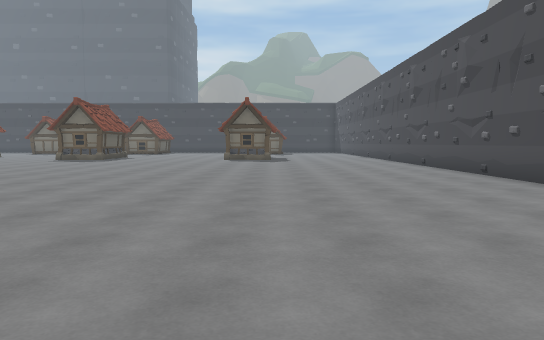
[1] (above)

21 first-person views from a walk through a scene from a Unity 3-D project. The camera is 1.4 m above the floor, tilts 4° down and sees 70° across. The floor is counted in squares, 2 m on a side. Each view is taken from the middle of a square. On the plan, view 1 faces up. The plan holds only what a view shows up to about 11 squares ahead; the rest is blank. The place goes on beyond the plan. The player character is not drawn. Some animated figures are left out.

[2]
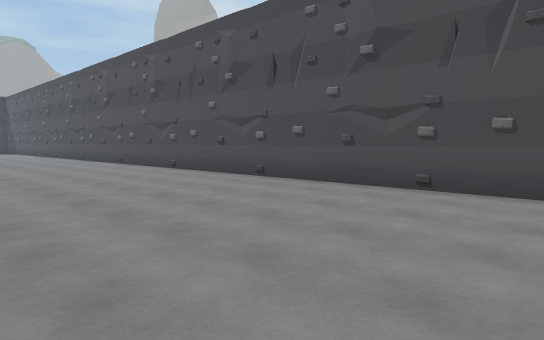

[3]
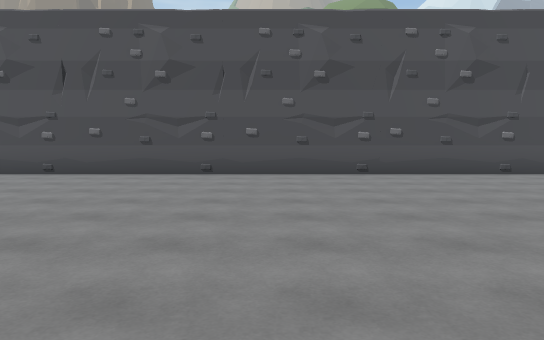

[4]
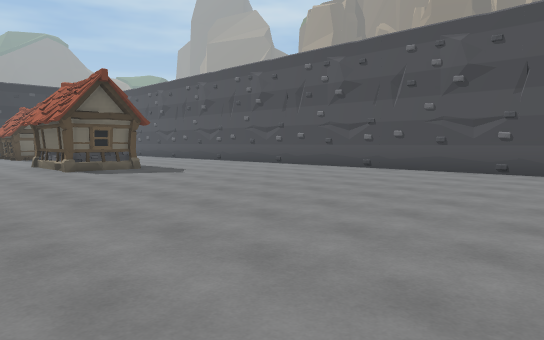

[5]
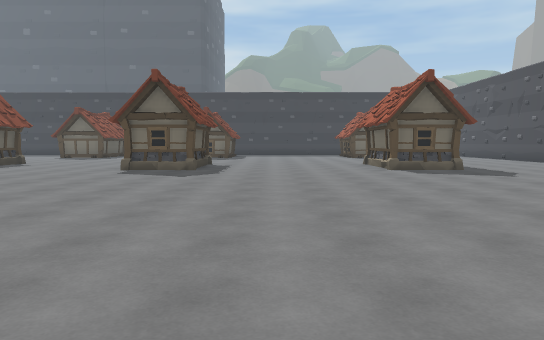

[6]
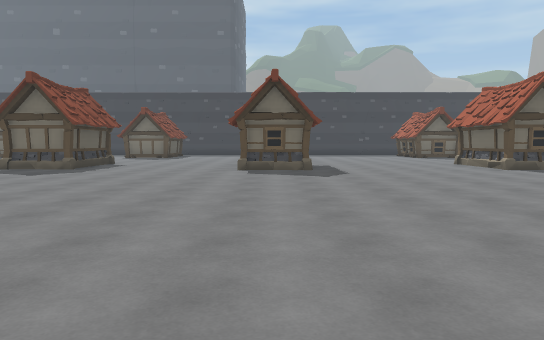

[7]
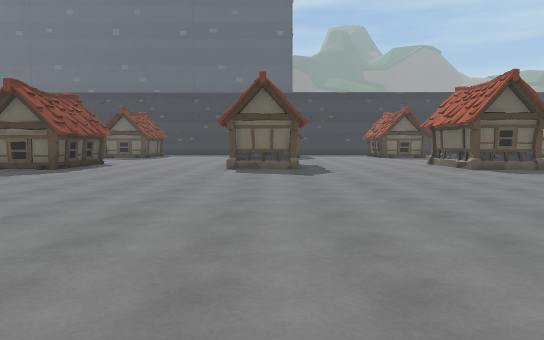

[8]
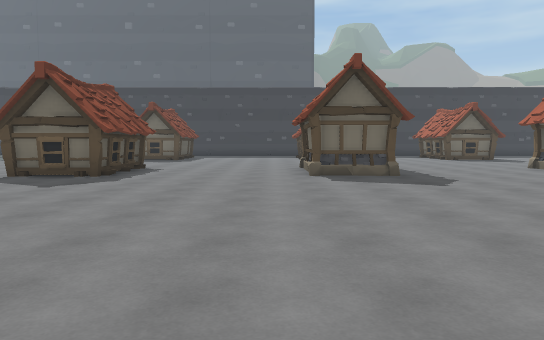

[9]
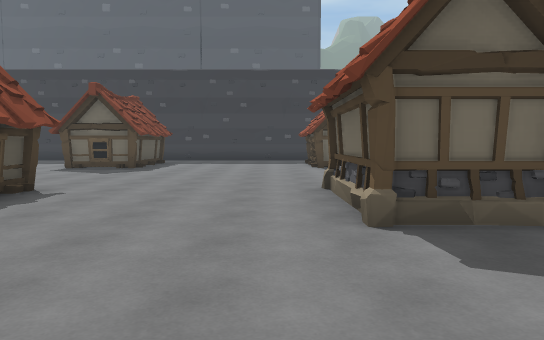

[10]
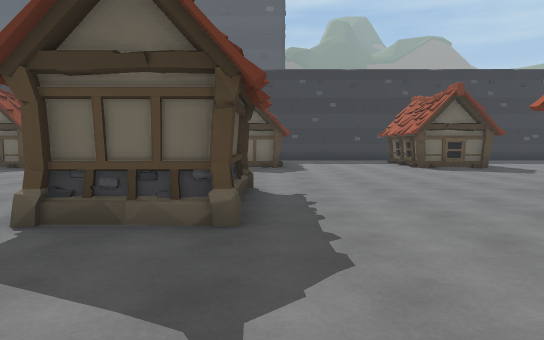

[11]
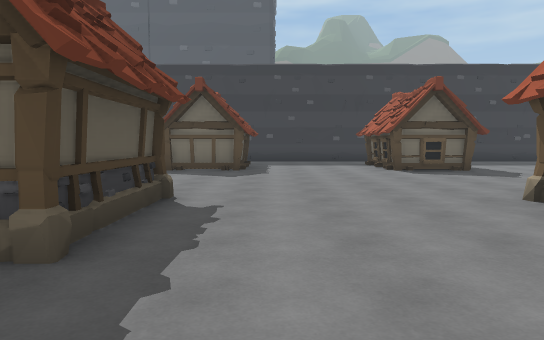

[12]
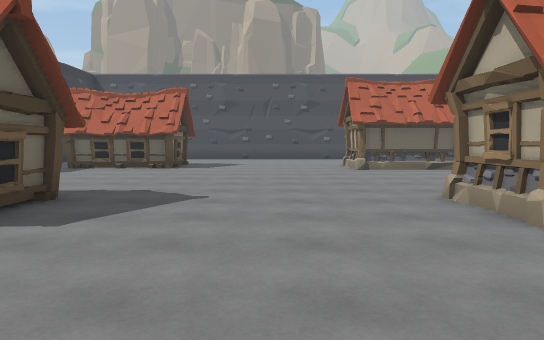

[13]
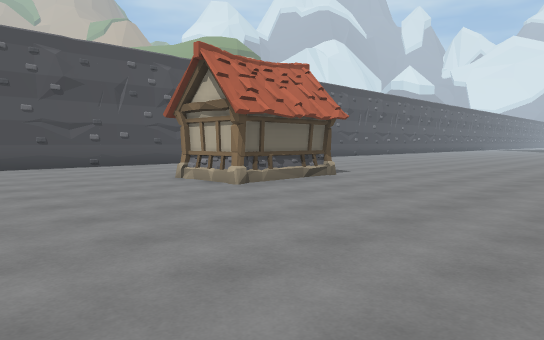

[14]
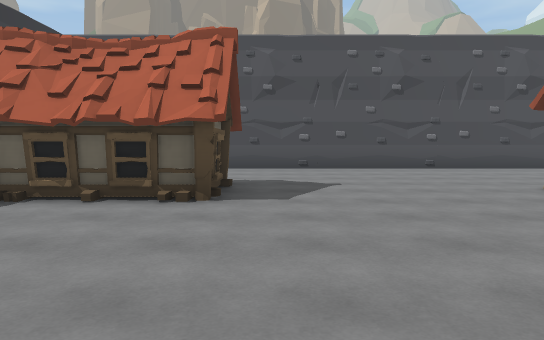

[15]
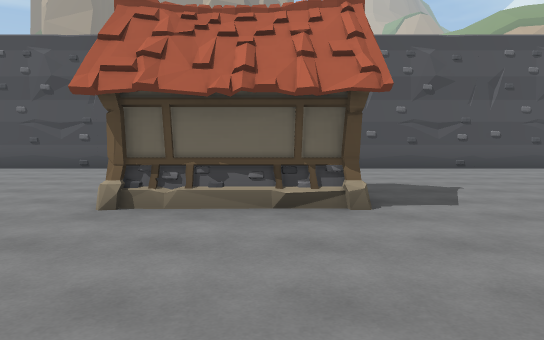

[16]
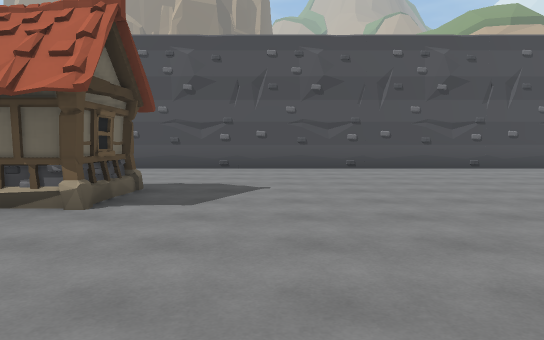

[17]
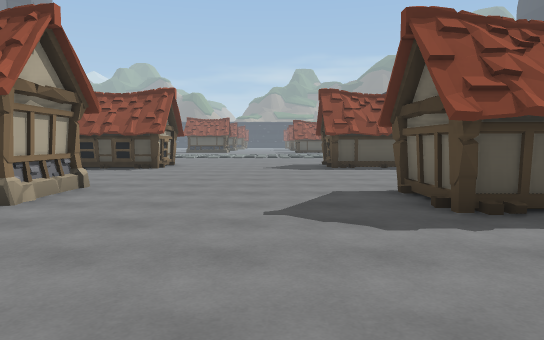

[18]
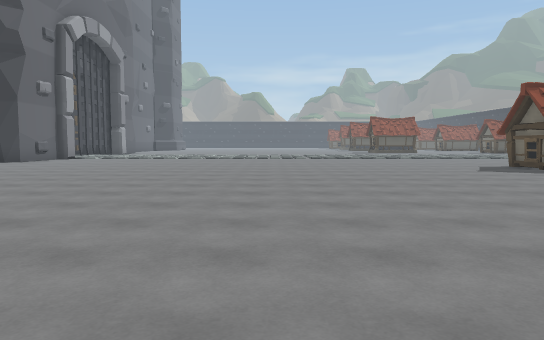

[19]
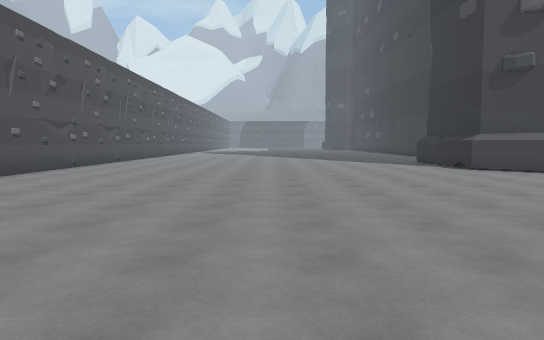

[20]
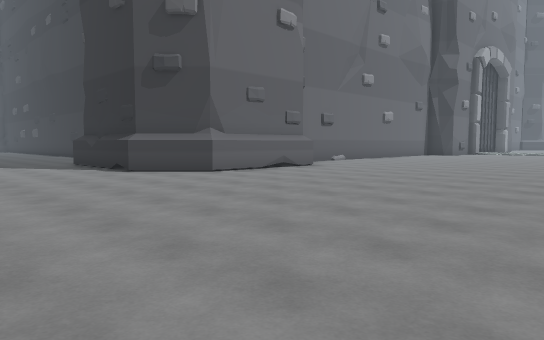

[21]
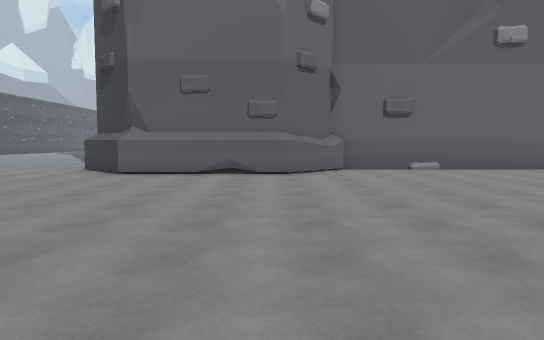

### Floor plan
Points are (right, up) in squares from view 1. A wall is a line through its corners. A room is listed if a view was taken in it or the views show most of it. See-through windows are left out.
Room 1 (views 1, 2, 3, 4, 5, 6, 7, 8, 9, 10, 11, 12, 13, 14, 15, 16, 17, 18, 19, 20, 21)
walls: (-7.1, 16.1) (-8.8, 16.1); (-7.1, 16.2) (-8.8, 16) (-8.8, 18.6) (-7.1, 18.6); (-7.1, 17) (-7.1, 16) (-8.3, 16.1); (-7.8, 18.6) (-7.1, 18.7); (-13.4, 16.4) (-15, 16.4); (-13.4, 16.5) (-15, 16.3) (-15, 18.9); (-8.1, 18.9) (-7.6, 18.9); (-0.6, 16) (-1.3, 16); (-0.2, 16.2) (-1.8, 16.1) (-1.8, 18.6); (-0.1, 16.1) (-1.8, 16.1); (-1.9, 18.6) (-0.3, 18.6); (-15.1, 18.8) (-13.5, 19) (-13.5, 16.4); (-15.1, 18.9) (-13.5, 18.9); (-19.5, 16.1) (-21.5, 16.1); (-6.9, 23.8) (-9, 23.8); (-12.8, -1) (-11.4, 0.4) (-7.6, 0.4) (-6.2, -1) (-6.2, -3.5); (-8.8, 24.2) (-8.8, 25); (-19.5, 18.9) (-19.6, 18); (-19.7, 19) (-19.7, 16) (-20.3, 16); (-12.7, 24.5) (-12.7, 23.8) (-14.9, 23.8); (-1.3, 23.8) (-1.3, 25.6); (-12.9, 24.9) (-12.9, 23.8); (0.4, 23.8) (-1.4, 23.8) (-1.3, 24.6); (-18.2, -1.3) (-12.8, -1.3); (-19.9, 23.8) (-21.5, 23.8); (-19.7, 24.1) (-19.7, 23.6); (4.6, -2) (4.7, -0.5); (-19.9, 25.5) (-19.9, 23.6) (-21, 23.8); (4.6, -4.5) (4.6, 24.5)
low walls: (-13.3, 16.1) (-13.8, 16.1); (-14, 16.4) (-14.5, 16.4); (-14.6, 16.1) (-15.1, 16.1); (-13.5, 18) (-13.4, 16.5); (-1.9, 18) (-1.9, 18.6); (-1.9, 18.1) (-1.9, 18.6); (-15.1, 18.5) (-15.1, 18.8); (-10.7, 0.4) (-10.1, 0.4)

Where each view was taken, in squares from view 1:
view 1: 0 up, 0 right, facing up
view 2: 1 down, 1 left, facing up-right
view 3: 0 up, 4 left, facing right
view 4: 6 up, 5 left, facing up-right
view 5: 6 up, 5 left, facing up
view 6: 6 up, 8 left, facing up
view 7: 6 up, 14 left, facing up
view 8: 8 up, 16 left, facing up
view 9: 13 up, 16 left, facing up
view 10: 13 up, 13 left, facing up
view 11: 14 up, 12 left, facing up
view 12: 21 up, 12 left, facing right
view 13: 23 up, 7 left, facing down-right
view 14: 23 up, 6 left, facing right
view 15: 17 up, 6 left, facing right
view 16: 14 up, 6 left, facing right
view 17: 22 up, 9 left, facing left
view 18: 9 up, 10 left, facing left
view 19: 9 up, 1 left, facing down
view 20: 8 up, 2 left, facing down-left
view 21: 9 up, 11 left, facing down
